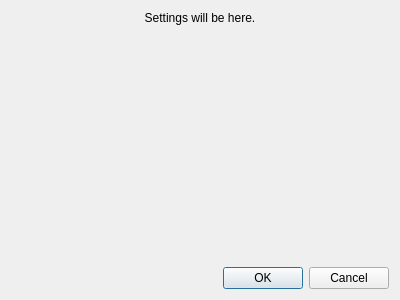
<?xml version="1.0" encoding="UTF-8"?>
<ui version="4.0">
 <class>SettingsDialog</class>
 <widget class="QDialog" name="SettingsDialog">
  <property name="geometry">
   <rect>
    <x>0</x>
    <y>0</y>
    <width>400</width>
    <height>300</height>
   </rect>
  </property>
  <property name="windowTitle">
   <string>Settings</string>
  </property>
  <layout class="QVBoxLayout" name="verticalLayout">
   <item>
    <widget class="QLabel" name="label">
     <property name="text">
      <string>Settings will be here.</string>
     </property>
     <property name="alignment">
      <set>Qt::AlignCenter</set>
     </property>
    </widget>
   </item>
   <item>
    <spacer name="verticalSpacer">
     <property name="orientation">
      <enum>Qt::Vertical</enum>
     </property>
     <property name="sizeHint" stdset="0">
      <size>
       <width>20</width>
       <height>40</height>
      </size>
     </property>
    </spacer>
   </item>
   <item>
    <widget class="QDialogButtonBox" name="buttonBox">
     <property name="orientation">
      <enum>Qt::Horizontal</enum>
     </property>
     <property name="standardButtons">
      <set>QDialogButtonBox::Cancel|QDialogButtonBox::Ok</set>
     </property>
    </widget>
   </item>
  </layout>
 </widget>
 <resources/>
 <connections>
  <connection>
   <sender>buttonBox</sender>
   <signal>accepted()</signal>
   <receiver>SettingsDialog</receiver>
   <slot>accept()</slot>
   <hints>
    <hint type="sourcelabel">
     <x>248</x>
     <y>254</y>
    </hint>
    <hint type="destinationlabel">
     <x>157</x>
     <y>274</y>
    </hint>
   </hints>
  </connection>
  <connection>
   <sender>buttonBox</sender>
   <signal>rejected()</signal>
   <receiver>SettingsDialog</receiver>
   <slot>reject()</slot>
   <hints>
    <hint type="sourcelabel">
     <x>316</x>
     <y>260</y>
    </hint>
    <hint type="destinationlabel">
     <x>286</x>
     <y>274</y>
    </hint>
   </hints>
  </connection>
 </connections>
</ui>
